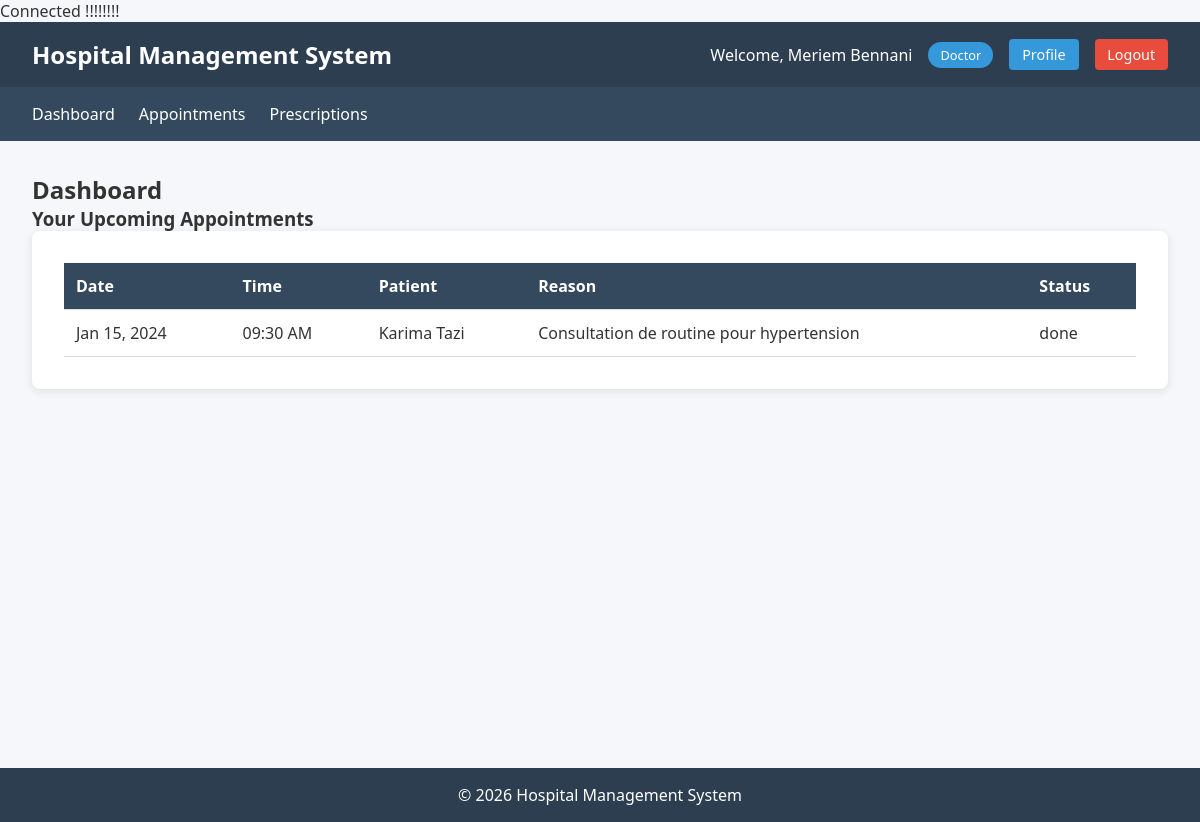
The app's page / (signed in) with its own data.
### tables this page shows
CREATE TABLE User (
    id INT AUTO_INCREMENT PRIMARY KEY,
    email VARCHAR(255) NOT NULL UNIQUE,
    first_name VARCHAR(100),
    last_name VARCHAR(100),
    username VARCHAR(100) NOT NULL,
    password VARCHAR(255) NOT NULL,
    role ENUM('admin', 'doctor', 'patient') NOT NULL,
    created_at TIMESTAMP DEFAULT CURRENT_TIMESTAMP
);

CREATE TABLE appointments (
    id INT AUTO_INCREMENT PRIMARY KEY,
    appointment_date DATE NOT NULL,
    appointment_time TIME NOT NULL,
    doctor_id INT NOT NULL,
    patient_id INT NOT NULL,
    reason TEXT,
    status ENUM('scheduled', 'done', 'cancelled') DEFAULT 'scheduled',
    created_at TIMESTAMP DEFAULT CURRENT_TIMESTAMP,
    FOREIGN KEY (doctor_id) REFERENCES doctors(id),
    FOREIGN KEY (patient_id) REFERENCES patients(id)
);

### config/connection.php (called while the page is built, shortened)
<?php
class Database {
    private static $connection = null;
    public static function connect(): PDO {
        if (self::$connection === null) {
            $dsn = sprintf(
                "mysql:host=%s;dbname=%s;charset=utf8mb4",
                $_ENV['db_host'],
                $_ENV['db_name']
            );
            try {
                self::$connection = new PDO(
                    $dsn,
                    $_ENV['db_user'],
                    $_ENV['db_pass'],
                    [PDO::ATTR_ERRMODE => PDO::ERRMODE_EXCEPTION]
                );
            } catch (PDOException $err) {
                die("Connection failed: " . $err->getMessage());
            }
        }
        return self::$connection;
    }
}

### includes/auth.php (called while the page is built, shortened)
<?php
require_once __DIR__ . '/../classes/repositories/UserRepository.php';
class Auth
{
    private static $user = null;
    public static function check()
    {
        return isset($_SESSION['user_id']);
    }
    public static function user()
    {
        if (self::$user === null) {
            $repo = new UserRepository();
            self::$user = $repo->find($_SESSION['user_id']);
        }
        return self::$user;
    }
}

### classes/repositories/UserRepository.php (called while the page is built, shortened)
<?php
require_once 'BaseRepository.php';
class UserRepository extends BaseRepository {
    protected function getTableName() {
        return 'User';
    }
}

### classes/repositories/BaseRepository.php (called while the page is built, shortened)
<?php
require_once __DIR__ . '/../../config/connection.php';
abstract class BaseRepository {
    protected $pdo;
    public function __construct() {
        $this->pdo = Database::connect();
    }
    public function find($id) {
        $table = $this->getTableName();
        $stmt = $this->pdo->prepare("SELECT * FROM {$table} WHERE id = ?");
        $stmt->execute([$id]);
        return $stmt->fetch(PDO::FETCH_ASSOC);
    }
}

### classes/repositories/AppointmentRepository.php (called while the page is built, shortened)
<?php
require_once 'BaseRepository.php';
class AppointmentRepository extends BaseRepository {
    public function findByDoctor($doctorId) {
        $stmt = $this->pdo->prepare("
            SELECT appointments.*,
                   doctor_user.first_name as doctor_first_name,
                   doctor_user.last_name as doctor_last_name,
                   patient_user.first_name as patient_first_name,
                   patient_user.last_name as patient_last_name
            FROM appointments
            INNER JOIN User as doctor_user ON appointments.doctor_id = doctor_user.id
            INNER JOIN User as patient_user ON appointments.patient_id = patient_user.id
            WHERE appointments.doctor_id = ?
            ORDER BY appointments.appointment_date DESC, appointments.appointment_time DESC
        ");
        $stmt->execute([$doctorId]);
        return $stmt->fetchAll(PDO::FETCH_ASSOC);
    }
}

### classes/repositories/PrescriptionRepository.php (called while the page is built, shortened)
<?php
require_once 'BaseRepository.php';
class PrescriptionRepository extends BaseRepository {
    public function findByDoctor($doctorId) {
        $stmt = $this->pdo->prepare("
            SELECT prescriptions.*, medications.name as medication_name, medications.description as medication_description, doctor_user.first_name as doctor_first_name, doctor_user.last_name as doctor_last_name, patient_user.first_name as patient_first_name, patient_user.last_name as patient_last_name
            FROM prescriptions
            INNER JOIN medications ON prescriptions.medication_id = medications.id
            INNER JOIN User as doctor_user ON prescriptions.doctor_id = doctor_user.id
            INNER JOIN User as patient_user ON prescriptions.patient_id = patient_user.id
            WHERE prescriptions.doctor_id = ?
            ORDER BY prescriptions.created_at DESC
        ");
        $stmt->execute([$doctorId]);
        return $stmt->fetchAll(PDO::FETCH_ASSOC);
    }
}

### includes/functions.php (called while the page is built, shortened)
<?php
function formatDate($date) {
    return date('M d, Y', strtotime($date));
}
function formatTime($time) {
    return date('h:i A', strtotime($time));
}

### index.php (the view, shortened to what this page needs)
<?php
require_once 'includes/header.php';
require_once 'classes/repositories/AppointmentRepository.php';
require_once 'classes/repositories/PrescriptionRepository.php';
$appointmentRepo = new AppointmentRepository();
$prescriptionRepo = new PrescriptionRepository();
$stats = [];
if ($user['role'] === 'admin') {
    $stats = [
        'total_appointments' => count($appointmentRepo->findAll()),
        'scheduled_appointments' => count(array_filter($appointmentRepo->findAll(), fn($a) => $a['status'] === 'scheduled')),
        'monthly_appointments' => $appointmentRepo->getMonthlyStats(),
        'appointment_stats' => $appointmentRepo->getStats(),
        'medication_stats' => $prescriptionRepo->getMedicationStats()
    ];
} elseif ($user['role'] === 'doctor') {
    $stats = [
        'my_appointments' => $appointmentRepo->findByDoctor($user['id']),
        'my_prescriptions' => $prescriptionRepo->findByDoctor($user['id'])
    ];
} elseif ($user['role'] === 'patient') {
    $stats = [
        'my_appointments' => $appointmentRepo->findByPatient($user['id']),
        'my_prescriptions' => $prescriptionRepo->findByPatient($user['id'])
    ];
}
?>
        <h2>Dashboard</h2>
        <?php if ($user['role'] === 'admin'): ?>
            <div class="dashboard-grid">
                <div class="stat-card">
                    <h3>Total Appointments</h3>
                    <div class="number"><?= $stats['total_appointments'] ?></div>
                </div>
                <div class="stat-card">
                    <h3>Scheduled</h3>
                    <div class="number"><?= $stats['scheduled_appointments'] ?></div>
                </div>
            </div>
            <h3 class="mb-2">Monthly Statistics</h3>
            <div class="table-container">
                <table>
                    <thead>
                        <tr>
                            <th>Month</th>
                            <th>Total</th>
                            <th>Scheduled</th>
                            <th>Done</th>
                            <th>Cancelled</th>
                        </tr>
                    </thead>
                    <tbody>
                        <?php foreach ($stats['monthly_appointments'] as $row): ?>
                            <tr>
                                <td><?= htmlspecialchars($row['month']) ?></td>
                                <td><?= htmlspecialchars($row['total']) ?></td>
                                <td><?= htmlspecialchars($row['scheduled']) ?></td>
                                <td><?= htmlspecialchars($row['done']) ?></td>
                                <td><?= htmlspecialchars($row['cancelled']) ?></td>
                            </tr>
                        <?php endforeach; ?>
                    </tbody>
                </table>
            </div>
            <h3 class="mb-2">Top Medications</h3>
            <div class="table-container">
                <table>
                    <thead>
                        <tr>
                            <th>Medication</th>
                            <th>Prescriptions</th>
                            <th>Doctors</th>
                            <th>Patients</th>
                        </tr>
                    </thead>
                    <tbody>
                        <?php foreach ($stats['medication_stats'] as $row): ?>
                            <tr>
                                <td><?= htmlspecialchars($row['medication_name']) ?></td>
                                <td><?= htmlspecialchars($row['prescription_count']) ?></td>
                                <td><?= htmlspecialchars($row['doctor_count']) ?></td>
                                <td><?= htmlspecialchars($row['patient_count']) ?></td>
                            </tr>
                        <?php endforeach; ?>
                    </tbody>
                </table>
            </div>
        <?php elseif ($user['role'] === 'doctor'): ?>
            <h3>Your Upcoming Appointments</h3>
            <div class="table-container">
                <table>
                    <thead>
                        <tr>
                            <th>Date</th>
                            <th>Time</th>
                            <th>Patient</th>
                            <th>Reason</th>
                            <th>Status</th>
                        </tr>
                    </thead>
                    <tbody>
                        <?php foreach ($stats['my_appointments'] as $appointment): ?>
                            <tr>
                                <td><?= formatDate($appointment['appointment_date']) ?></td>
                                <td><?= formatTime($appointment['appointment_time']) ?></td>
                                <td><?= htmlspecialchars($appointment['patient_first_name'] . ' ' . $appointment['patient_last_name']) ?></td>
                                <td><?= htmlspecialchars($appointment['reason']) ?></td>
                                <td><?= htmlspecialchars($appointment['status']) ?></td>
                            </tr>
                        <?php endforeach; ?>
                    </tbody>
                </table>
            </div>
        <?php endif; ?>
<?php
require_once 'includes/footer.php';
?>

### includes/header.php (shortened to what this page needs)
<?php
require_once __DIR__ . '/auth.php';
require_once __DIR__ . '/functions.php';
$user = Auth::user();
if ($user === null) {
    if (!isset($skipAuthCheck)) {
        header('Location: login.php');
        exit();
    }
    $role = 'guest';
    $userName = 'Guest';
} else {
    $role = $user['role'];
    $userName = $user['first_name'] . ' ' . $user['last_name'];
}
?>
<!DOCTYPE html>
<html lang="en">
<head>
    <link rel="stylesheet" href="assets/css/style.css">
</head>
<body>
    <div class="container">
        <header>
            <h1>Hospital Management System</h1>
            <div class="user-info">
                <span>Welcome, <?= htmlspecialchars($userName) ?></span>
                <span class="role-badge"><?= ucfirst($role) ?></span>
                <?php if ($user !== null): ?>
                    <a href="profile.php" class="btn btn-small">Profile</a>
                    <a href="logout.php" class="btn btn-small btn-danger">Logout</a>
                <?php endif; ?>
            </div>
        </header>
        <?php if ($user !== null): ?>
        <nav>
            <ul>
                <li><a href="index.php">Dashboard</a></li>
                <?php if ($role === 'admin' || $role === 'doctor'): ?>
                    <li><a href="appointments.php">Appointments</a></li>
                    <li><a href="prescriptions.php">Prescriptions</a></li>
                <?php endif; ?>
            </ul>
        </nav>
        <?php endif; ?>
        <main>

### assets/css/style.css (style rules this page uses)
* { margin: 0; padding: 0; box-sizing: border-box; }
body { font-family: 'Segoe UI', Tahoma, Geneva, Verdana, sans-serif; background-color: #f5f7fa; color: #333; }
.container { min-height: 100vh; display: flex; flex-direction: column; }
header { background: #2c3e50; color: white; padding: 1rem 2rem; display: flex; justify-content: space-between; align-items: center; }
header h1 { font-size: 1.5rem; }
.user-info { display: flex; align-items: center; gap: 1rem; }
.role-badge { background: #3498db; color: white; padding: 0.25rem 0.75rem; border-radius: 20px; font-size: 0.8rem; }
nav { background: #34495e; padding: 0 2rem; }
nav ul { list-style: none; display: flex; flex-wrap: wrap; }
nav li { margin-right: 1.5rem; }
nav a { display: block; color: white; text-decoration: none; padding: 1rem 0; transition: color 0.3s; }
main { flex: 1; padding: 2rem; max-width: 1200px; margin: 0 auto; width: 100%; }
.table-container { background: white; padding: 2rem; border-radius: 8px; box-shadow: 0 2px 10px rgba(0,0,0,0.1); overflow-x: auto; }
table { width: 100%; border-collapse: collapse; }
th, td { padding: 0.75rem; text-align: left; border-bottom: 1px solid #ddd; }
th { background: #34495e; color: white; font-weight: bold; }
.btn { display: inline-block; padding: 0.6rem 1.2rem; background: #3498db; color: white; text-decoration: none; border: none; border-radius: 4px; cursor: pointer; transition: background 0.3s; font-size: 1rem; }
.btn-small { padding: 0.4rem 0.8rem; font-size: 0.9rem; }
.btn-danger { background: #e74c3c; }

### records on screen
user: userName "Meriem Bennani", role "Doctor"
appointments: appointment_date "Jan 15, 2024", appointment_time "09:30 AM", user.first_name+last_name "Karima Tazi", reason "Consultation de routine pour hypertension", status "done"
